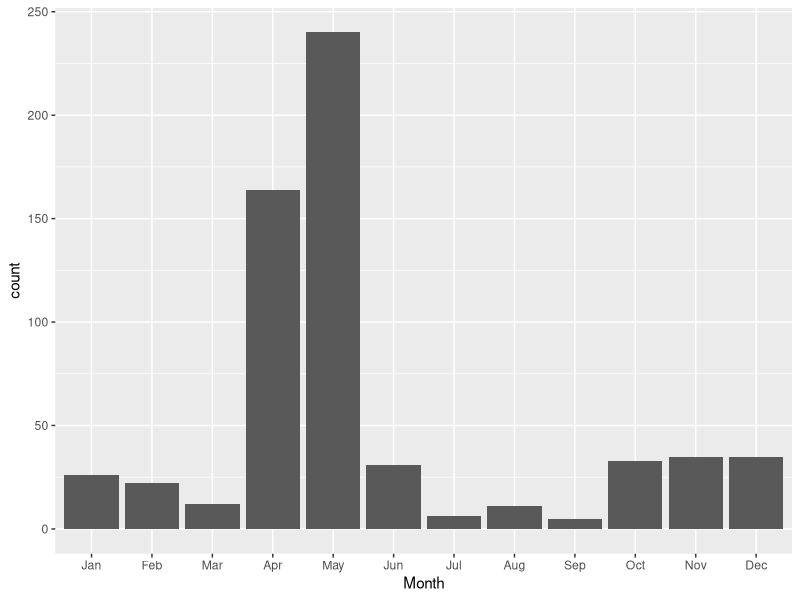
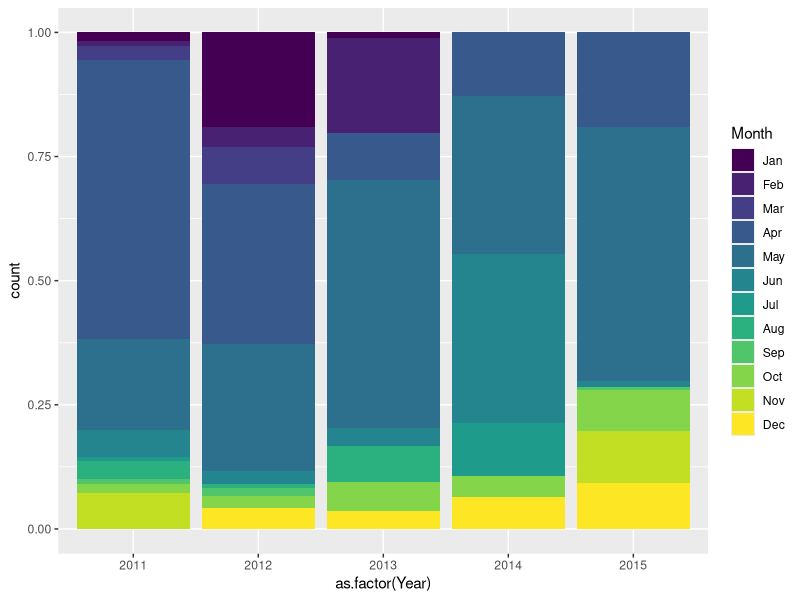
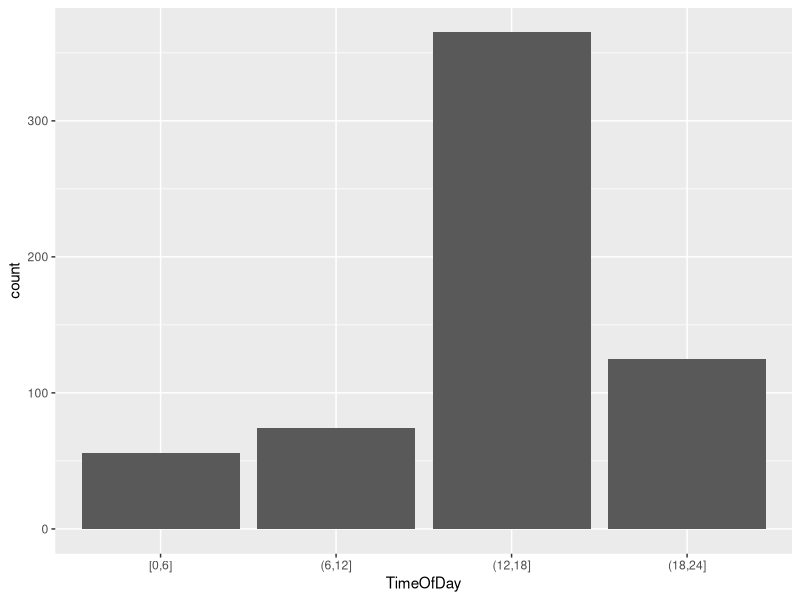
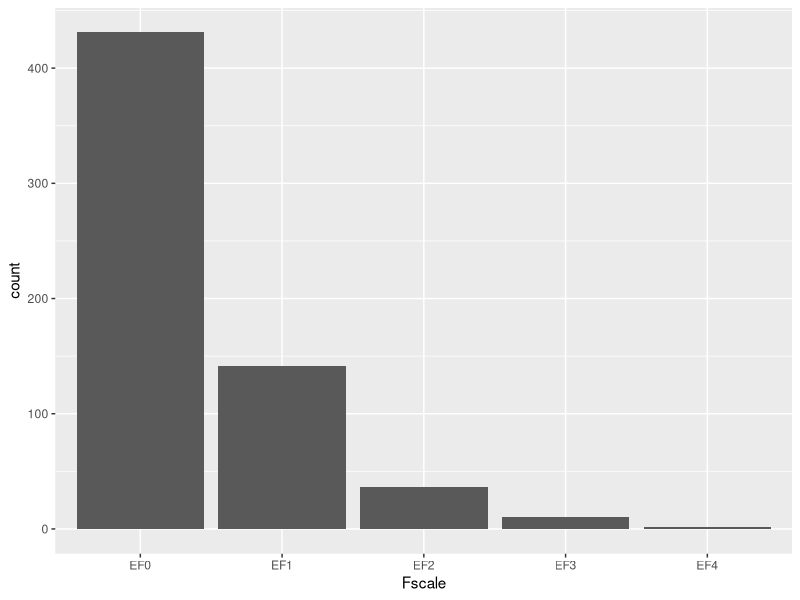
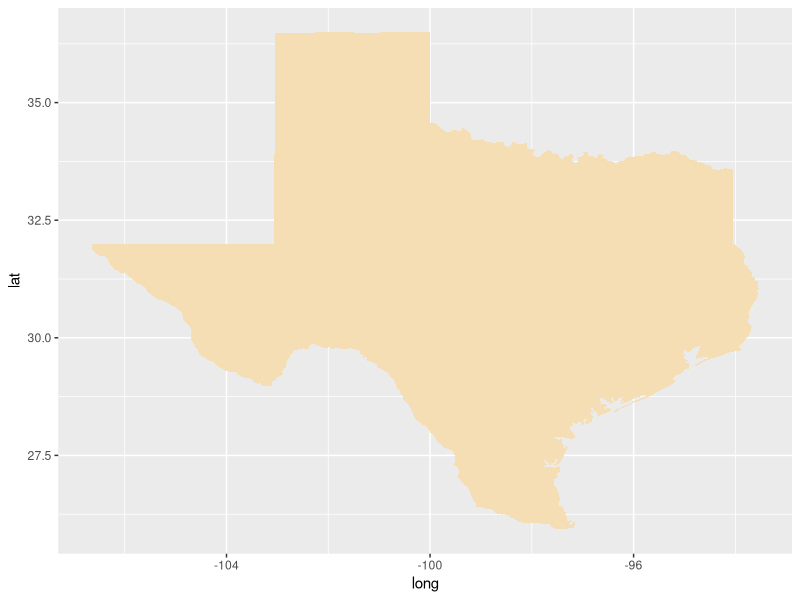
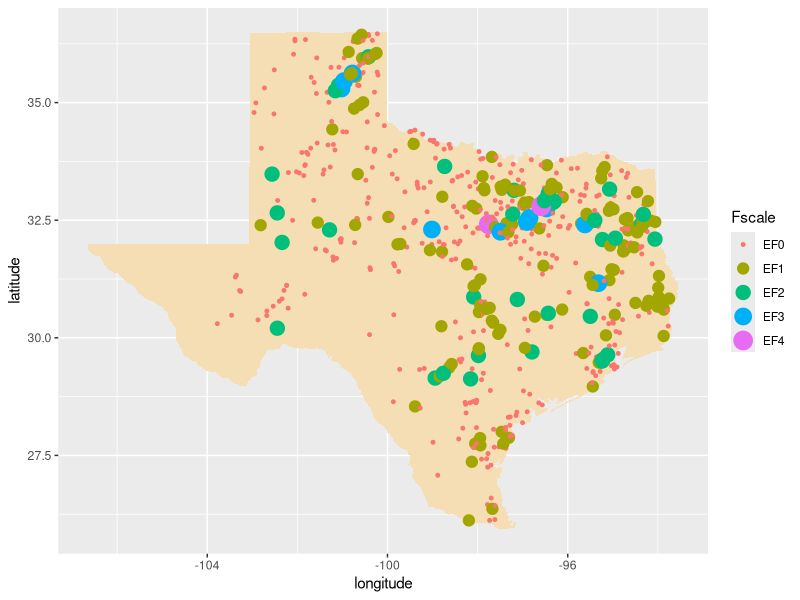
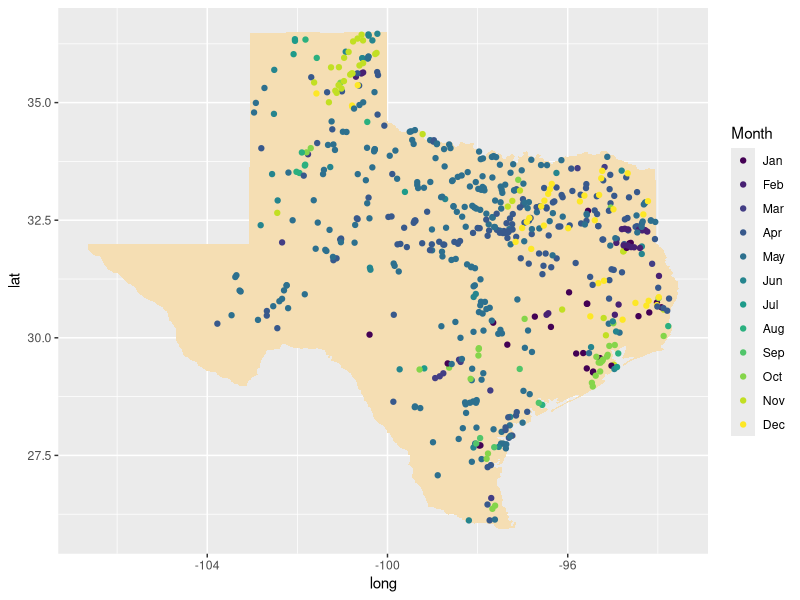
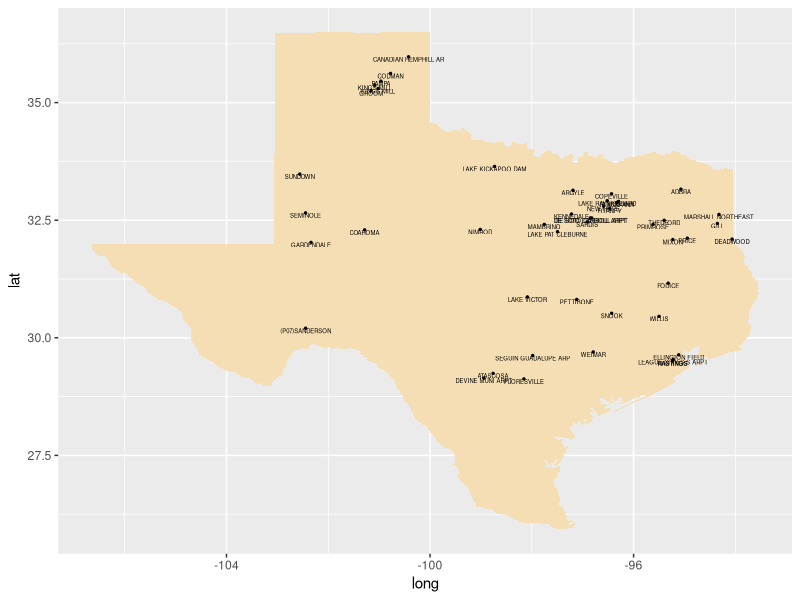

The R script that drew these images, in order:
## ---- chunk 1
for (package in c("stringr", "lubridate", "ggplot2", "plyr", "dplyr")){
  library(package, character.only = TRUE)
}

## ---- chunk 2
tornadoes <- read.table("data/TxTornadoes11-15.txt",   
        colClasses=c(Fscale = "factor", Source = "factor", 
        BeginTime="character"), stringsAsFactors = FALSE, 
        header = TRUE, sep = ",")

dim(tornadoes)
## ---- chunk 3
head(tornadoes$BeginTime)
temp1 <- str_sub(tornadoes$BeginTime, 1, 2)  
head(temp1)

temp2 <- str_sub(tornadoes$BeginTime, 3, 4)  
head(temp2)

temp3 <- paste(temp1, ":", temp2, ":", "00", sep = "")
head(temp3)

temp4 <- paste(tornadoes$BeginDate, temp3, sep = " ")
head(temp4)

temp5 <- mdy_hms(temp4)
head(temp5)
tornadoes$DateTime <- temp5
## ---- chunk 4

tornadoes$Month <- month(tornadoes$DateTime, label = TRUE)
ggplot(tornadoes, aes(Month)) + geom_bar()

table(tornadoes$Month)

tornadoes$Year <- year(tornadoes$DateTime)
ggplot(tornadoes, aes(x=as.factor(Year))) + geom_bar(aes(fill =Month), position = "fill") 

## ---- chunk 5
prop.table(table(tornadoes$Year, tornadoes$Month), 1)
## ---- chunk 6
TorTime <- hour(tornadoes$DateTime)
head(TorTime)

tornadoes$TimeOfDay <- cut(TorTime, breaks=c(0,6,12,18, 24), include.lowest = TRUE)

ggplot(tornadoes, aes(TimeOfDay)) + geom_bar()
prop.table(table(tornadoes$TimeOfDay))
## ---- chunk 7
ggplot(tornadoes, aes(x = Fscale)) + geom_bar()

prop.table(table(tornadoes$Fscale, tornadoes$TimeOfDay), 1)
## ---- chunk 8
AfterJune30 <- tornadoes$DateTime > mdy_hms("06-30-2014 23:59:59")
head(AfterJune30)
mean(AfterJune30)
## ---- chunk 9
tornadoes$F2 <- as.numeric(mapvalues(tornadoes$Fscale, from = levels(tornadoes$Fscale), to = 0:4))
## ---- chunk 10
Txmap <- map_data("state", region="Texas")

p <- ggplot(tornadoes) + 
     geom_polygon(data = Txmap, aes(x=long, y = lat),  
       fill="wheat")

p
## ---- chunk 11
p + geom_point(aes(x = BeginLon, y = BeginLat, size = F2,   color=Fscale)) + 
  labs(x = "longitude", y = "latitude", size = "Fscale") +  scale_size_continuous(labels=c("EF0", "EF1", "EF2", "EF3", "EF4"))
## ---- chunk 12
p + geom_point(aes(x = BeginLon, y = BeginLat, color=Month))

## ---- chunk 13
severeTorn <- filter(tornadoes, Fscale=="EF2" | Fscale=="EF3"| Fscale=="EF4")   

p <- ggplot(severeTorn) + 
    geom_polygon(data = Txmap, aes(x=long, y = lat), fill="wheat")    #recreate Texas map

p + geom_point(aes(x=BeginLon, y = BeginLat), size = .5) +
  geom_text(aes(x=BeginLon, y = BeginLat, label = BeginLocation), size = 1.5, vjust = 1)  

last_plot() + 
 labs(x="longitude", y = "latitude") +
 ggtitle("Severe tornadoes")
